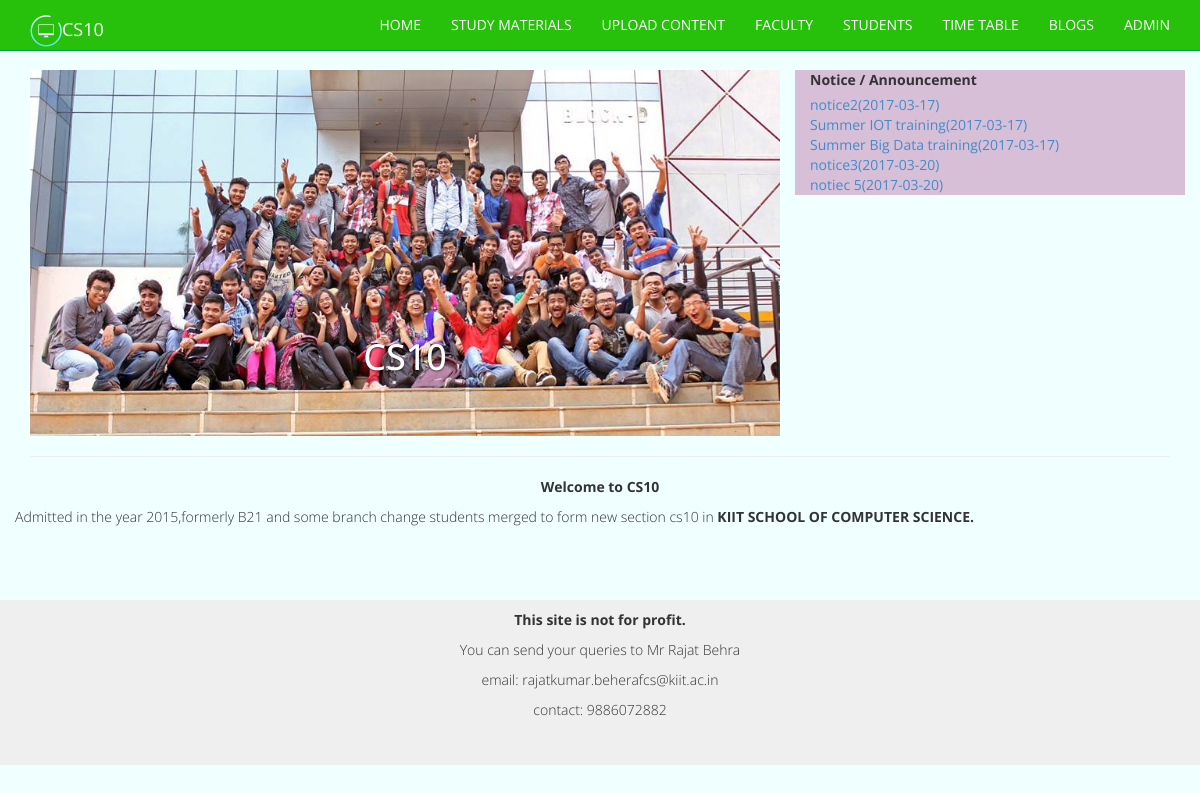
The page / on the database its author committed.
### tables this page shows
CREATE TABLE `notice` (
  `id` int(50) NOT NULL,
  `date` date NOT NULL,
  `name` varchar(30) NOT NULL,
  `type` varchar(30) NOT NULL,
  `size` int(11) NOT NULL,
  `content` varchar(200) NOT NULL
);

### index.php (the view, shortened to what this page needs)
<!DOCTYPE html>
<html lang="en">
<head>
    <link rel="stylesheet" type="text/css" href="slider.css">
    <link href="assets/css/bootstrap.css" rel="stylesheet" />
    <link href="assets/css/font-awesome.min.css" rel="stylesheet" />
    <link href="assets/css/style.css" rel="stylesheet" />
</head>
<body id="body">
     <header>
    <nav class="navbar navbar-inverse navbar-fixed-top" role="navigation">
        <div class="container">
            <div class="navbar-header">
                <a class="navbar-brand" href="htttp://www.binarytheme.com"><img src="assets/img/CS10.png"  alt="Logo">CS10</a>
            </div>
            <div class="collapse navbar-collapse navbar-ex1-collapse">
                <ul class="nav navbar-nav navbar-right">
                    <li><a href="http://localhost/bs-green-fire/index.php">HOME</a>
                    </li>
                    <li><a href="http://localhost/bs-green-fire/studymaterial.php">STUDY MATERIALS</a>
                    </li>
                    <li><a href="http://localhost/bs-green-fire/datauploadlogin.php">UPLOAD CONTENT</a>
                    </li>
                    <li><a href="faculty.html">FACULTY</a>
                    </li>
                    <li><a href="student list.html">STUDENTS</a>
                    </li>
                    <li><a href="table.html">TIME TABLE</a>
                    </li>
                    <li><a href="http://localhost/bs-green-fire/blog.php">BLOGS</a>
                    </li>
                    <li><a href="http://localhost/bs-green-fire/superadmin.php"target="new">ADMIN</a>
                    </li>
                </ul>
            </div>
        </div>
    </nav>
          </header>
   <div class="container">
   	<div class="row" id="sliderrow">
   		<div class="col-md-8 col-md-offser-2">
   			<div id="mycarousel" class="carousel slider" data-interval="2000" data-ride="carousel">
   				<div class="carousel-inner">
   					<div class="item">
   						<img src="assets/img/b21.jpg" class="img-responsive"/>
   						<div class="carousel-caption">
   							<h1>CS10</h1>
   						</div>
   					</div>
   				</div>
   			</div>
   		</div>
   		<div class="col-md-4" id="notice" >
 <label><center><b>Notice / Announcement</b></center></label>
	<?php
						$servername = "localhost";
						$username = "root";
						$password = "";
						$dbname = "cs10";
						$conn = new mysqli($servername, $username, $password, $dbname);
							$sql = "SELECT * FROM notice WHERE 1 ORDER BY 'id' DESC";
							$result = $conn->query($sql);
								if ($result->num_rows > 0) {
												while($row = $result->fetch_assoc()) {
													$id=$row["id"];
													echo "<br><a href='download1.php?id=$id'>".$row["name"]."(".$row["date"].")"."</a>";
										}
							}
							else{
								 echo "<b><center> No Notice..</b> ";
						}
	 ?>
   		</div>
   	</div>
   	<hr>
  <div class="row">
	  <center><label>Welcome to CS10</label></center>
  </div>
  <div class="row" id="discp">
  	<p>
  		Admitted in the year 2015,formerly B21 and some branch change students merged to form new section cs10 in<b> KIIT SCHOOL OF COMPUTER SCIENCE.</b>
  	</p>
  </div>
   </div>
   <div class="footer">
   		<label>This site is not for profit.</label>
   		<p>
   			You can send your queries to Mr Rajat Behra <br>
   			email: rajatkumar.beherafcs@kiit.ac.in<br>
   			contact: 9886072882<br>
   		</p>
   </div>
</body>
</html>

### slider.css (style rules this page uses)
#sliderrow { margin-top: 70px; }
#notice { background-color:thistle; }
#discp { padding-bottom: 80px; }
.footer { position:relative; right: 0; bottom: 0; left: 0; padding: 1rem; background-color: #efefef; text-align: center; margin-top: -3em; }
#body { background-color:azure; }

### assets/css/style.css (style rules this page uses)
h1, h2, h3, h4, h5, h6 { font-family: 'Open Sans', sans-serif; }
h1 { margin-top:320px; text-transform:uppercase; }
p { font-weight:300; line-height:30px; padding-bottom:20px; }
.navbar a { color:#ffffff !important; }
.navbar-header a { color:#ffffff !important; padding-right:100px; }
nav { position: absolute; width: 100%; background: #fff; z-index:99; }
.navbar-inverse { background-color: #27C00A; border-color: #05A250; }

### rows shown on the page
notice: name "notice2", date "2017-03-17"
notice: name "Summer IOT training", date "2017-03-17"
notice: name "Summer Big Data training", date "2017-03-17"
notice: name "notice3", date "2017-03-20"
notice: name "notiec 5", date "2017-03-20"
